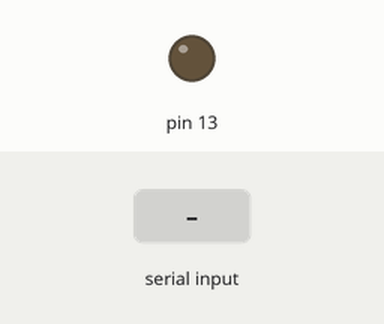
Recording of a sketch running on a simulated Arduino Uno, built with avr-gcc and run on an emulated ATmega328P. Shown: output pins drawn as LEDs (lit = HIGH). The test bench sets the inputs (shaded band).

Above: at 1.2 s.
1.3 s: "1" received over Serial
At 2.3 s:
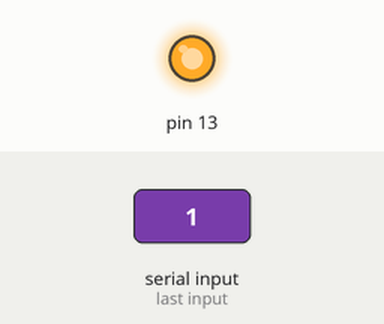
2.8 s: "0" received over Serial
At 3.4 s:
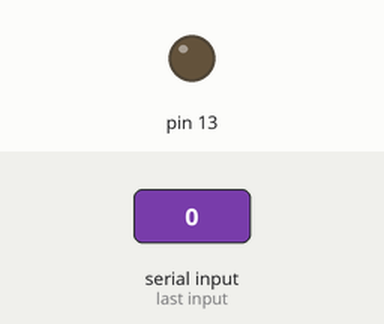
Timing chart, 0 to 5.8 s (numbered marks = the images above; inputs shaded):
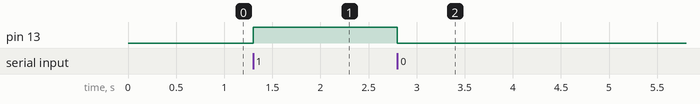

Measured:
- after the input at 1.3 s, pin 13: LOW → HIGH at once
- after the input at 2.8 s, pin 13: HIGH → LOW at once

The sketch:

high_low_on_real_arduino.ino.ino
```cpp
char a;
void setup() {
  // put your setup code here, to run once:
pinMode (13, OUTPUT);
Serial.begin(9600);
}

void loop() {
  char a= Serial.read();
 if (Serial.available ())
  // put your main code here, to run repeatedly:
a = digitalRead (13);
if (a=='1'){
  digitalWrite (13,HIGH);
}
else if (a=='0'){
  digitalWrite(13,LOW);
}
}
```

back1111.c
```cpp
main()
{
	int a;
	int b;
	//b=1;
	int c;
	printf("enter the value for table:");
	scanf("%d",& a);
	printf("enter any starting point:");
	scanf("%d",& b);
	printf("enter the limit:");
	scanf("%d",& c);
	while (b<=c)
	{
	printf("%d*%d=%d\n",a,b,a*b);
	b++;
	}
	}
```
